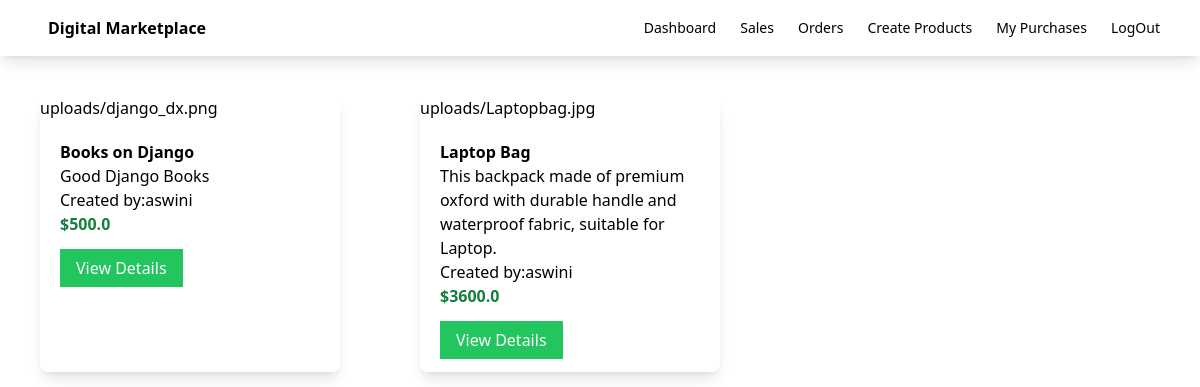
The app's page /, older data.
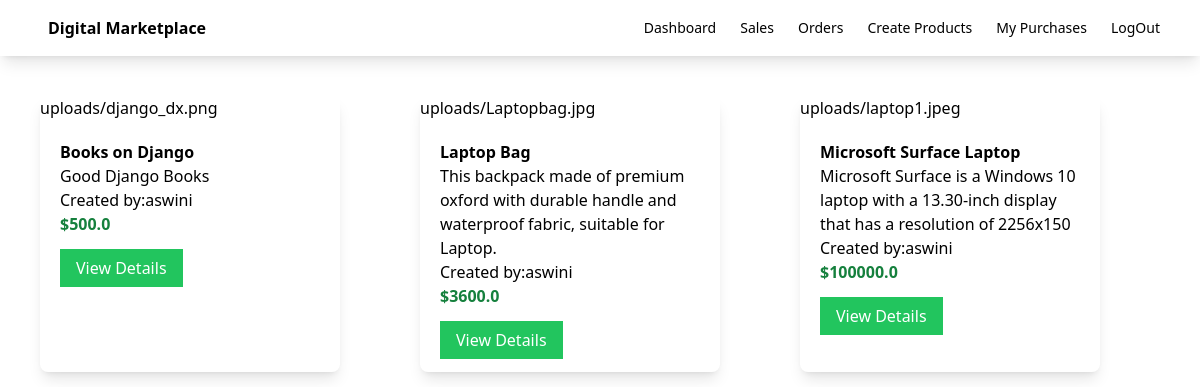
The same page, newer data.
### myapp/models.py (models this page shows, shortened)
class Product(models.Model):
    seller = models.ForeignKey(User,on_delete=models.CASCADE)
    name = models.CharField(max_length=100)
    description = models.CharField(max_length=100)
    price = models.FloatField()
    file = models.FileField(upload_to='uploads')
    total_sales_amount = models.IntegerField(default=0)
    total_sales = models.IntegerField(default=0)

### myapp/views.py (the view)
# urls.py: path('',views.index , name='index'),
def index(request):
    products = Product.objects.all()
    return render(request , 'myapp/index.html',{'products':products})

### myapp/templates/myapp/index.html (shortened to what this page needs)
{% extends 'myapp/base.html' %}
{% block body %}
<div class="product-container flex">
    {% for product in products %}
        <div class="product shadow-lg w-1/4 rounded-lg m-10">
            <div class="product-image">
                {{product.file}}
            </div>
            <div class="p-5">
                <div class="font-bold">
                    {{ product.name }}
                </div>
                <div>
                    {{ product.description }}
                </div>
                <div>
                    Created by:{{ product.seller }}
                </div>
                <div class="text-green-700 font-bold">
                    ${{ product.price }}
                </div>
                <div class="mt-5">
                    <a class="bg-green-500 text-white px-4 py-2" href="{% url 'detail' product.id%}">View Details</a>
                </div>
            </div>
        </div>
    {% endfor %}
    </div>
{% endblock %}

Row changes from the older to the newer data that the page shows:
added Product: file "uploads/laptop1.jpeg", name "Microsoft Surface Laptop", description "Microsoft Surface is a Windows 10 laptop with a 13.30-inch display that has a resolution of 2256x150", seller "aswini", price "100000.0"
